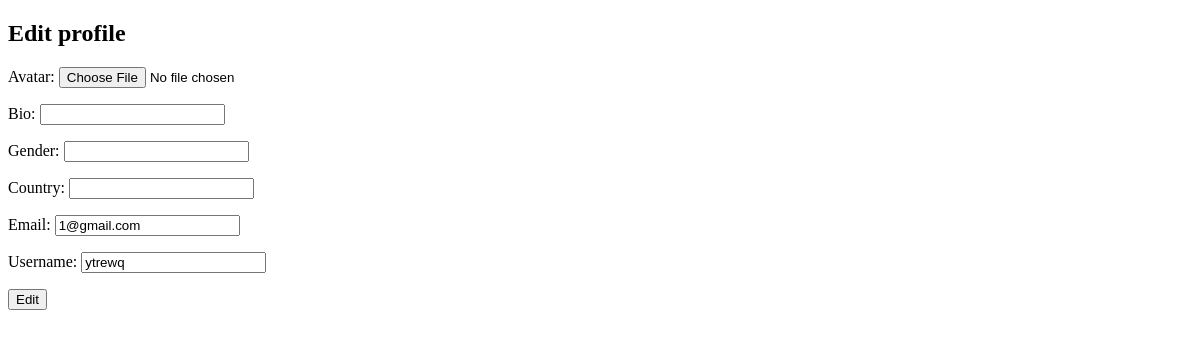
Page /profile/edit/ (signed in) on the earlier database version.
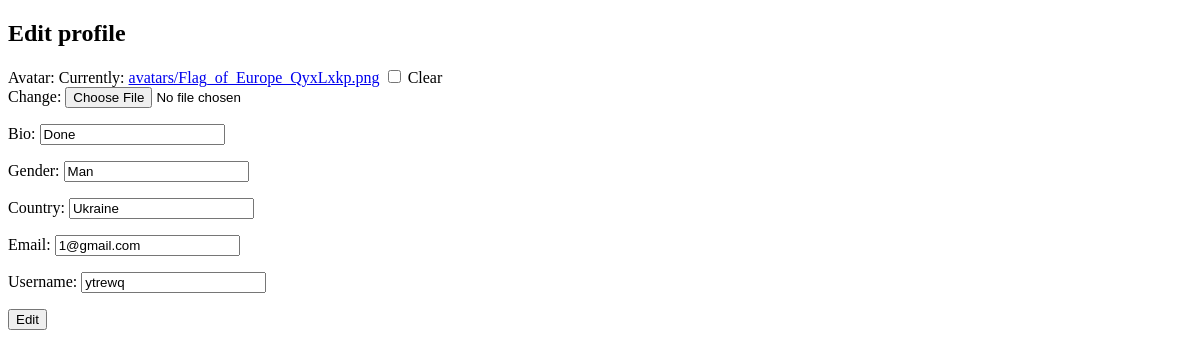
Same page on the later database version.
### user/models.py (models this page shows, shortened)
class Profile(models.Model):
    user = models.OneToOneField(settings.AUTH_USER_MODEL, on_delete=models.CASCADE)
    avatar = models.ImageField(upload_to="avatars/", blank=True, null=True)
    bio = models.CharField(max_length=200, blank=True)
    gender = models.CharField(max_length=7)
    country = models.CharField(max_length=30, blank=False)
    updated = models.DateTimeField(auto_now=True)
    created =models.DateTimeField(auto_now_add=True)

### user/views.py (the view)
# urls.py: path('edit/', views.edit_profile_view, name="edit_profile"),
@login_required
def edit_profile_view(request):
    profile = get_object_or_404(Profile, user=request.user)
    if request.method == "POST":
        form = EditProfileForm(request.POST, request.FILES, instance=profile, user=request.user)
        if form.is_valid():
            form.save()
            return redirect("user:profile", username=form.cleaned_data['username'])
    else:
        form = EditProfileForm(instance=profile, user=request.user)
    return render(request, 'user/edit_profile.html', {"form":form})

### user/forms.py (shortened to what this page needs)
class EditProfileForm(forms.ModelForm):
    email = forms.EmailField(required=False)
    username = forms.CharField(required=False, max_length=130)
    class Meta:
        model = Profile
        fields = ["avatar", "bio", "gender", "country"]
    def __init__(self, *args, **kwargs):
        user = kwargs.pop('user')
        super().__init__(*args, **kwargs)
        self.fields['username'].initial = user.username
        self.fields['email'].initial = user.email
        for field in self.fields.values():
            field.required = False

### user/templates/user/edit_profile.html (shortened to what this page needs)
<!DOCTYPE html>
<html lang="en">
<head>
</head>
<body>
<h2> Edit profile </h2>
<form method="post">
    {{ form.as_p }}
    <button type="submit">Edit</button>
</form>
</body>
</html>

Differences in the rows shown:
changed Profile: bio (not shown) → "Done"; gender (not shown) → "Man"; country (not shown) → "Ukraine"
Other differences:
form field as_p: (not shown) → "☐"
text no longer shown: "Avatar: Bio: Gender: Country: Email: Username:"
text now shown: "Avatar: Currently: avatars/Flag_of_Europe_QyxLxkp.png Clear Change: Bio: Gender: Country: Email: Username:"
